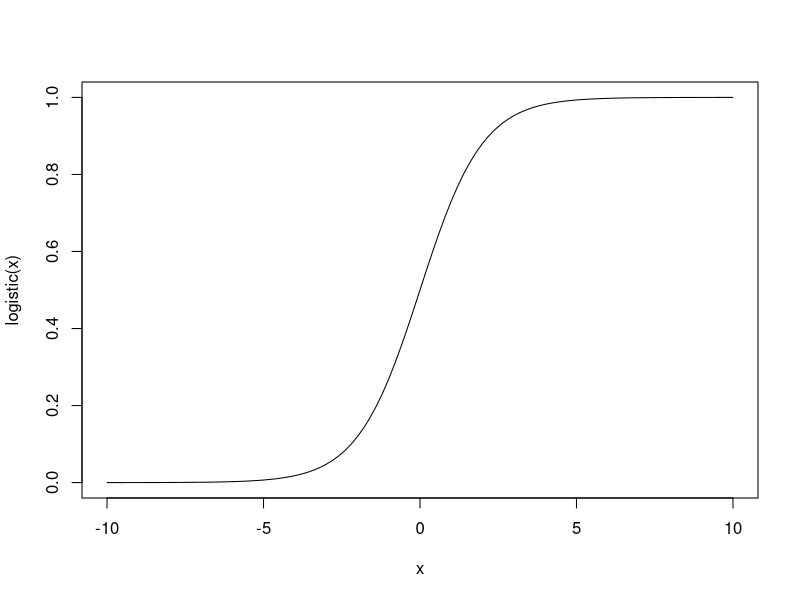
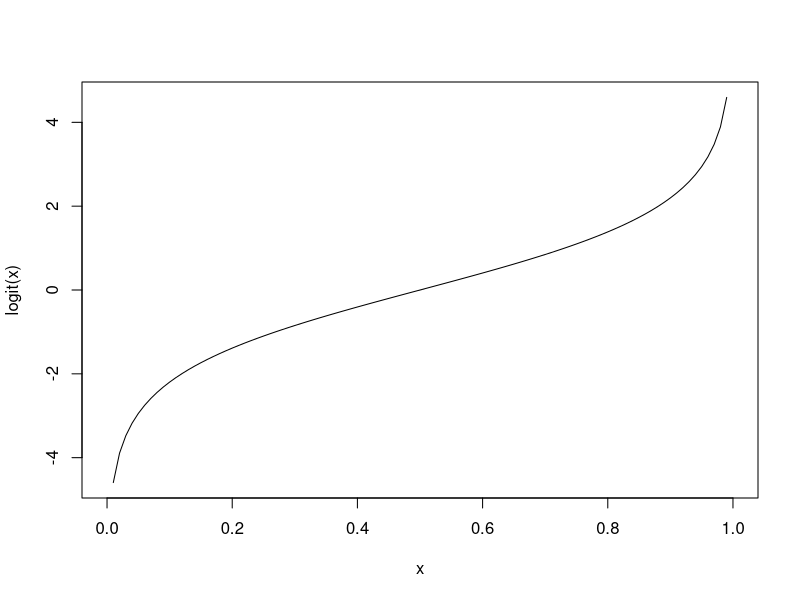
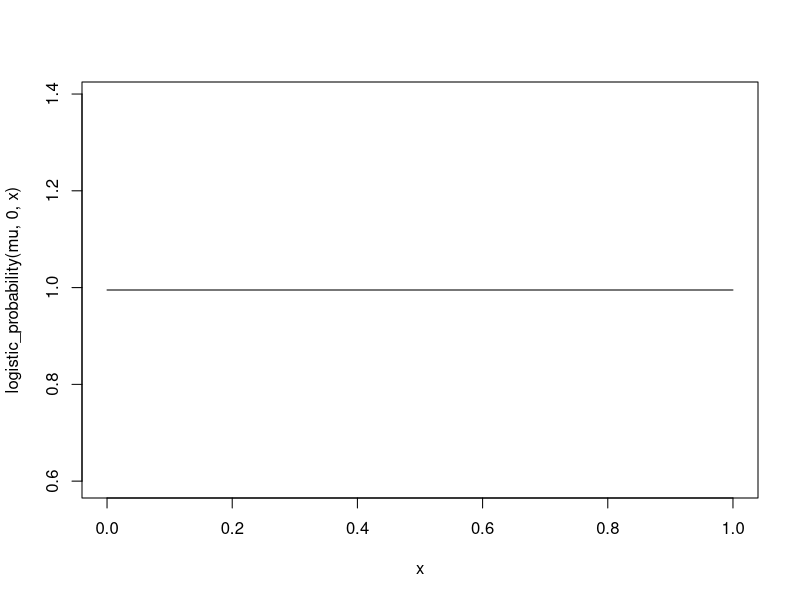
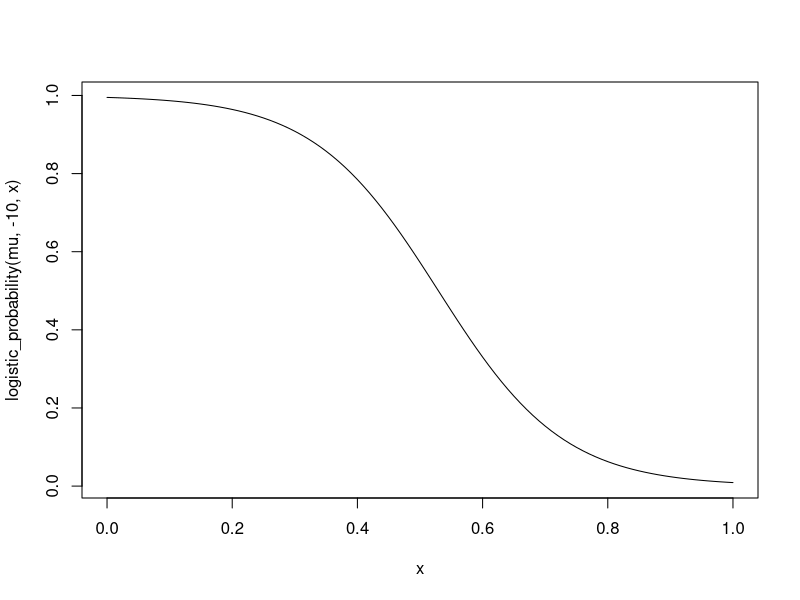
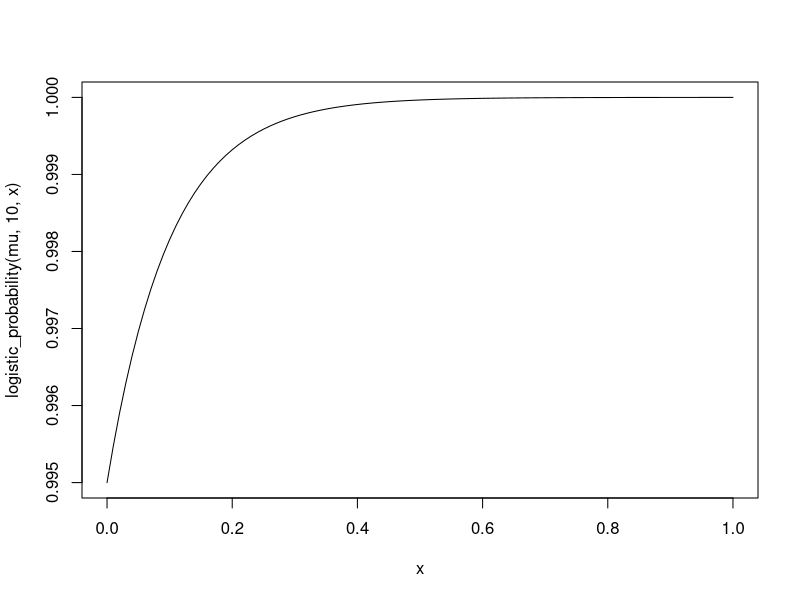

Reproduce these figures in R, in order.
## Python model generated way that frequency affects probability

logistic <- function(x){
  return(1 / (1 + exp(-x)))
}

logit <- function(x){
  return(log(x / (1 - x)))
}

curve(logistic(x), -10, 10)
curve(logit(x), 0, 1)

logistic_probability <- function(mu, beta, f){
  return(logistic(logit(1 - mu) + beta * f))
}

mu <- 0.005
# neutral
curve(logistic_probability(mu, 0, x), 0, 1)

# negative frequency dependence
curve(logistic_probability(mu, -10, x), 0, 1)

# positive frequency dependence -- EFFECT IS TINY!
curve(logistic_probability(mu, 10, x), 0, 1)
